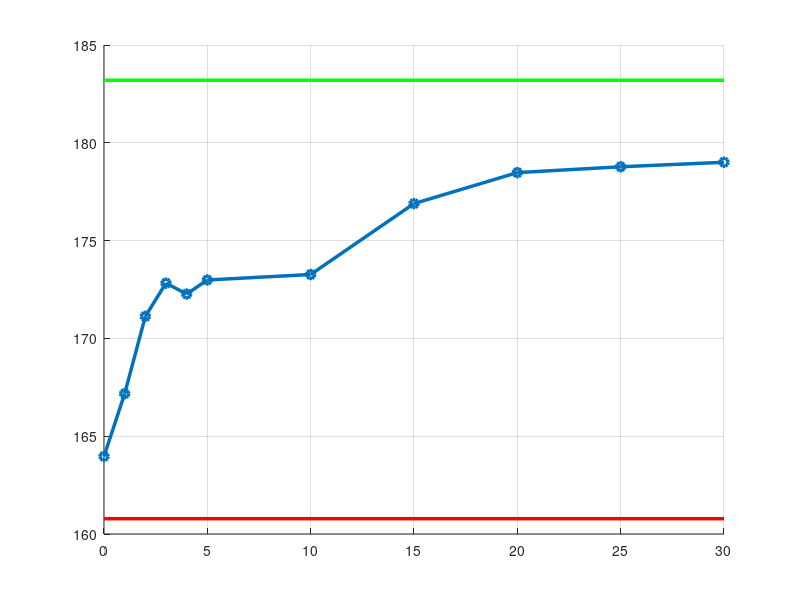

The MATLAB source for this figure: (Note: this script raises an error after producing the figure.)
% Data analysis for the experiment performed on 3/19/2024
close all; clear; clc;

% Times
t = [0 1 2 3 4 5 10 15 20 25 30];

% Number of speciments per tube OD
n = 5;

% Tube dimensions
OD = [2.64];

% Outer tube
OD_outer = 0.00264; % [m]
ID_outer = 0.002132; % [m]
k0_outer_0 = 1000 ./ [116.34571	111.79054	103.93466	111.18182	110.10815]; % [m^-1]
k0_outer_f = 1000 ./ [132.56567	124.58774	119.51005	128.29112	121.31294]; % [m^-1]

% Inner tube
OD_inner = 0.001980; % [m]
ID_inner = 0.001473; % [m] 
k0_inner = zeros([1 n]); % [m^-1]

% Moments of area
I_outer = pi/64 * (OD_outer ^ 4 - ID_outer ^ 4);
I_inner = pi/64 * (OD_inner ^ 4 - ID_inner ^ 4);

% Calc equilibrium curvature
k_eq_0 = (I_outer * k0_outer_0 + I_inner * k0_inner) / (I_outer + I_inner);
k_eq_f = (I_outer * k0_outer_f + I_inner * k0_inner) / (I_outer + I_inner);

% Calculate the Bending Radius: Nominal and at t+0hr, t+0.5hr, and t+4hr (mm)
r_expected_0 = 1./k_eq_0 * 1000;
r_expected_f = 1./k_eq_f * 1000;
r0 = [163.96829	152.60276	152.717	158.86293	151.43352];
r1 = [167.17217	158.14961	156.54795	164.59333	152.29993];
r2 = [171.12783	157.03563	158.00595	164.8651	153.03895];
r3 = [172.8245	158.60564	158.4371667	166.97496	152.45823];
r4 = [172.26807	160.08575	158.22185	167.71882	154.89371];
r5 = [172.98626	162.0468	160.93645	169.45387	152.59967];
r10 = [173.2665	161.89352	160.69986	170.34464	155.35012];
r15 = [176.89257	161.1974	160.89973	171.89173	155.45192];
r20 = [178.47626	161.64841	162.01341	171.51401	154.74017];
r25 = [178.77399	162.58633	162.20889	173.0765875	155.33082];
r30 = [179.00462	163.5390222	163.3554222	173.69946	156.4227125];

%% Formatting

titleSize = 24;
axisLabelSize = 20;
legendSize = 20;
tickSize = 16;
lineWidth = 2.5;
legendLocs = ["south", "northeast", "northeast", "south", "northeast"];

%% Plot curvature loss by batch

% % Plot the loss of curvature over time
% for jj = 1 : n
%     figure('WindowState','maximized'); grid on; hold on;
%     title(["Progressive Loss of Curvature for Tubes in batch #" num2str(jj)], "FontSize",titleSize);
% 
%     for ii = 1 : length(OD)
%         radii = [r0(jj+n*(ii-1)) r0_5(jj+n*(ii-1)) r1(jj+n*(ii-1)) r4(jj+n*(ii-1)) r24(jj+n*(ii-1)) r48(jj+n*(ii-1))];
%         plot(t(isfinite(radii)), radii(isfinite(radii)),"-o","LineWidth",lineWidth);
%         xlabel("Time Since Heat-Set [Hours]", "FontSize", axisLabelSize);
%         ylabel("Bending Radius [mm]", "FontSize", axisLabelSize);
%         ylim([45 140]);
%     end
% 
%     plot([0 t(end)], [r_expected, r_expected], "LineWidth", 2.5, "Color", "red");
% 
%     legend({"Thickest (OD=3.3 mm)", "Thicker (OD=2.64 mm)", "Thinner (OD=1.98 mm)", "Nominal"}, "Location", "northwest");
% 
%     saveas(gcf,"./relaxation/batch"+num2str(jj)+".png");
% end

%% Plot the loss of curvature over time / group by batch

for jj = 1 : n
    figure('WindowState','maximized'); grid on; hold on;
    
    radii = [r0(jj) r1(jj) r2(jj) r3(jj) r4(jj) r5(jj) r10(jj) r15(jj) r20(jj) r25(jj) r30(jj)];
    plot(t(isfinite(radii)), radii(isfinite(radii)),"-o","LineWidth",lineWidth);
    
    plot([0 t(end)], [r_expected_0(jj), r_expected_0(jj)], "LineWidth", 2.5, "Color", "red");
    plot([0 t(end)], [r_expected_f(jj), r_expected_f(jj)], "LineWidth", 2.5, "Color", "green");

    ax=gca;
    ax.FontSize = tickSize;

    xlabel("Time Since Tube Insertion [Minutes]", "FontSize", axisLabelSize);
    ylabel("Equilibrium Bending Radius [mm]", "FontSize", axisLabelSize);
    ylim([140 185]);

    title_string = "Equilibrium Curvature of Nested Tubes in Trial " + num2str(jj) + " Over Time";
    title(title_string, "FontSize",titleSize);

    legend({"Observed", "Expected (Using Initial Curvature)", "Expected (Using Deformed Curvature)"}, "Location", legendLocs(jj), "FontSize", legendSize);

    saveas(gcf,"./equilibrium_curvature/equilibrium"+num2str(jj)+".png");
end
